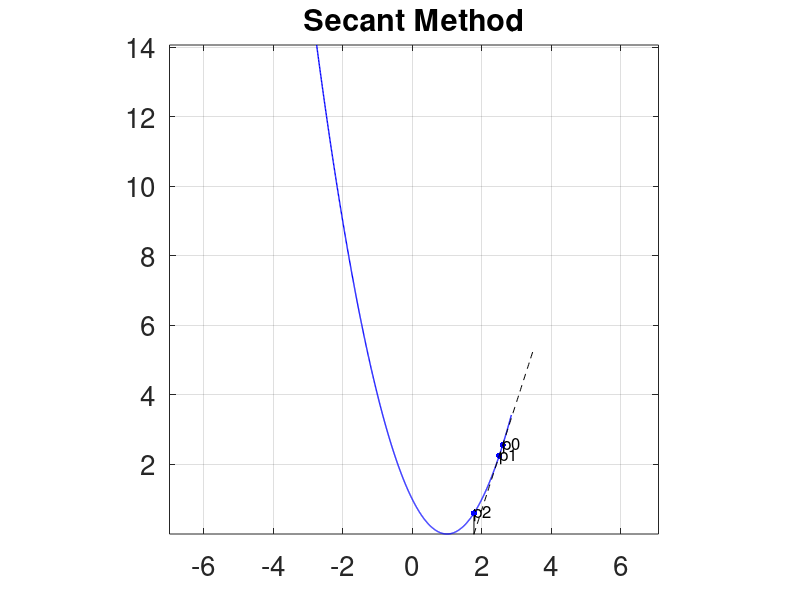

Here is the MATLAB script that generated this plot: (Note: this script raises an error after producing the figure.)
  ## Initial approximations
  p0 = 2.6;
  p1 = 2.5;

  #function handle
  f = @(x) (x.^2) - (2.*x) + 1;

  q0 = f(p0);
  q1 = f(p1);

  a = 0 - min(p0, p1) - .25;
  b = 0 + max(p0, p1) + .25;
  TOL = 1e-5;   ## 0.00001 default tolerance 5 decimal places
  N = 100;      ## N is max iterations
  points = 1000; ## points plotted

  x = linspace(a,b,points);
  y = f(x);

  #store computed values
  secant_result = zeros(0,5);
  column_labels = {'n', 'p', 'f(p)', 'p+1', "f(p+1)"};

  ## PLOTTING
    plot(x,y,'b','LineWidth', 1);
    grid on;
    title('Secant Method');
    set(gca,'FontSize',20);
    y_min = min(y);
    y_max = max(y);
    % Calculate the range for both x and y
    x_range = b - a;
    y_range = y_max - y_min;
    % Determine the maximum range for the aspect ratio
    max_range = max(x_range, y_range);
    % Calculate the new axis limits
    x_center = (b + a) / 2;
    y_center = (y_max + y_min) / 2;
    x_limit = [x_center - max_range / 2, x_center + max_range / 2];
    y_limit = [y_center - max_range / 2, y_center + max_range / 2];
    % Determine the tick locations at intervals of 2
    x_ticks = floor(x_limit(1)/2)*2 : 2 : ceil(x_limit(2)/2)*2;
    y_ticks = floor(y_limit(1)/2)*2 : 2 : ceil(y_limit(2)/2)*2;
    % Set the aspect ratio to 'equal' and specify axis limits and tick locations
    axis([x_limit, y_limit]);
    axis equal;
    hold on;
    #Plot p0 and p1
    scatter(p0, q0, 20, 'b', 'filled');
    scatter(p1, q1, 20, 'b', 'filled');
    text(p0, q0, "p0","fontsize",12);
    text(p1, q1, "p1","fontsize",12);

    slope_secant = (q1 - q0) / (p1 - p0);
    intercept_secant = q0 - slope_secant * p0;
    x_values_secant = linspace(p0-1, p1+1, 100);
    y_values_secant = slope_secant * (x_values_secant - p0) + q0;
    plot(x_values_secant, y_values_secant, 'k--', 'LineWidth', 0.25);

    p = p1 - q1*(p1 - p0)/(q1 - q0);
    % Calculate the y-value of the secant line at point p
    y_secant_at_p = slope_secant * (p - p0) + q0;
    plot([p, p], [f(p), y_secant_at_p], 'k-', 'LineWidth', 0.5);

    scatter(p, f(p), 20, 'b', 'filled');
    text(p, f(p), "p2","fontsize",12);


  ## END -- PLOTTING

  for i = 2:N
    p = p1 - q1*(p1 - p0)/(q1 - q0);
    fprintf('P%02d = %.8f \n', i, p );

    %STORE data
      new_row = zeros(1,5);
      new_row(1,1) = i;
      new_row(1,2) = p0;
      new_row(1,3) = f(p0);
      new_row(1,4) = p;
      new_row(1,5) = f(p);
      secant_result = vertcat(secant_result, new_row);
      secant_result_cell = [column_labels; num2cell(secant_result)];

      scatter(p, f(p), 10, 'b', 'filled');


    ## Check for convergence
    rel_error = fn_rel_err(p0, p);
    if (rel_error < TOL)
        fprintf('Converged to solution: p%d = %.8f\n',i, p);
        scatter(p, f(p), 20, 'g', 'filled');
        text(p, f(p), ['p' num2str(i)],"fontsize",13);

        output = p;
        hold off;
        return;
    endif

    p0 = p1;
    q0 = q1;
    p1 = p;
    q1 = f(p);

  endfor
  hold off;
  error('Method failed after %d iterations, last value: %f',N, p);

